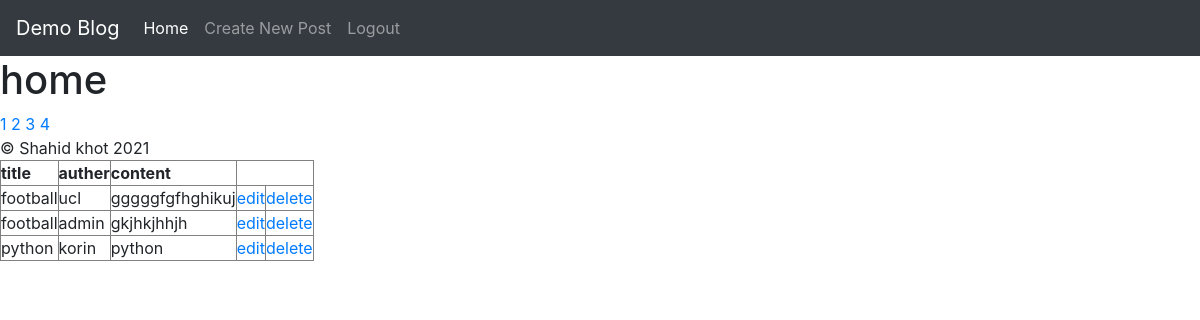
The app's page /demo.php (signed in) with its own data.
### tables this page shows
CREATE TABLE `post` (
  `id` int(25) NOT NULL,
  `title` varchar(255) NOT NULL,
  `username` varchar(255) NOT NULL,
  `content` varchar(555) NOT NULL,
  `date` datetime(6) NOT NULL,
  `image` varchar(255) NOT NULL,
  `category` varchar(255) NOT NULL
);

### demo.php (the view, shortened to what this page needs)
<!DOCTYPE html>
<html>
<head>
	<link rel="stylesheet" href="https://stackpath.bootstrapcdn.com/bootstrap/4.4.1/css/bootstrap.min.css">
	<link rel="stylesheet" type="text/css" href="styles/styles.css">
</head>
<body>
	<?php include 'nav.php';?>
	<h1>home</h1>
<?php
include 'connection.php';
	$result_per_page =  4;
	$sql = "SELECT * FROM post";
	$result = mysqli_query($con,$sql);
	$no_of_result = mysqli_num_rows($result);
	$no_of_pages = ceil($no_of_result/$result_per_page);
if (!isset($_GET['page'])) {
	$page = 1;
}else{
	$page = $_GET['page'];
}
$this_page_first_result = ($page - 1)*$result_per_page;
$sql = "SELECT * FROM post LIMIT $this_page_first_result,
$result_per_page";
$result = mysqli_query($con,$sql);
?><table border="1">
	<thead>
		<th>title</th>
		<th>auther</th>
		<th>content</th>
	</thead>
	<tbody>
<?php
while ($row  = mysqli_fetch_assoc($result) ) {?>
		<tr><td><?php echo $row['title'];?></td>
		<td><?php echo $row['username'];?></td>
		<td><?php echo $row['content'];?></td>
		<td><a href="update.php?id=<?php echo $row['id'];?>">edit</a></td>
		<td><a href="delete.php?id=<?php echo $row['id'];?>">delete</a></td></tr>
  <?php }
for($page = 1 ; $page<=$no_of_pages ; $page++){
  	echo '<a href="home.php?page='. $page.'"> '.$page.'</a>';
  } include 'footer.php'?>
  <link rel="stylesheet" href="https://maxcdn.bootstrapcdn.com/bootstrap/4.5.2/css/bootstrap.min.css">
</body>
</html>

### styles/styles.css (style rules this page uses)
* { margin: 0; padding: 0; box-sizing: border-box; }

### records on screen
post: title "football", username "ucl", content "gggggfgfhghikuj"
post: title "football", username "admin", content "gkjhkjhhjh"
post: title "python", username "korin", content "python"
